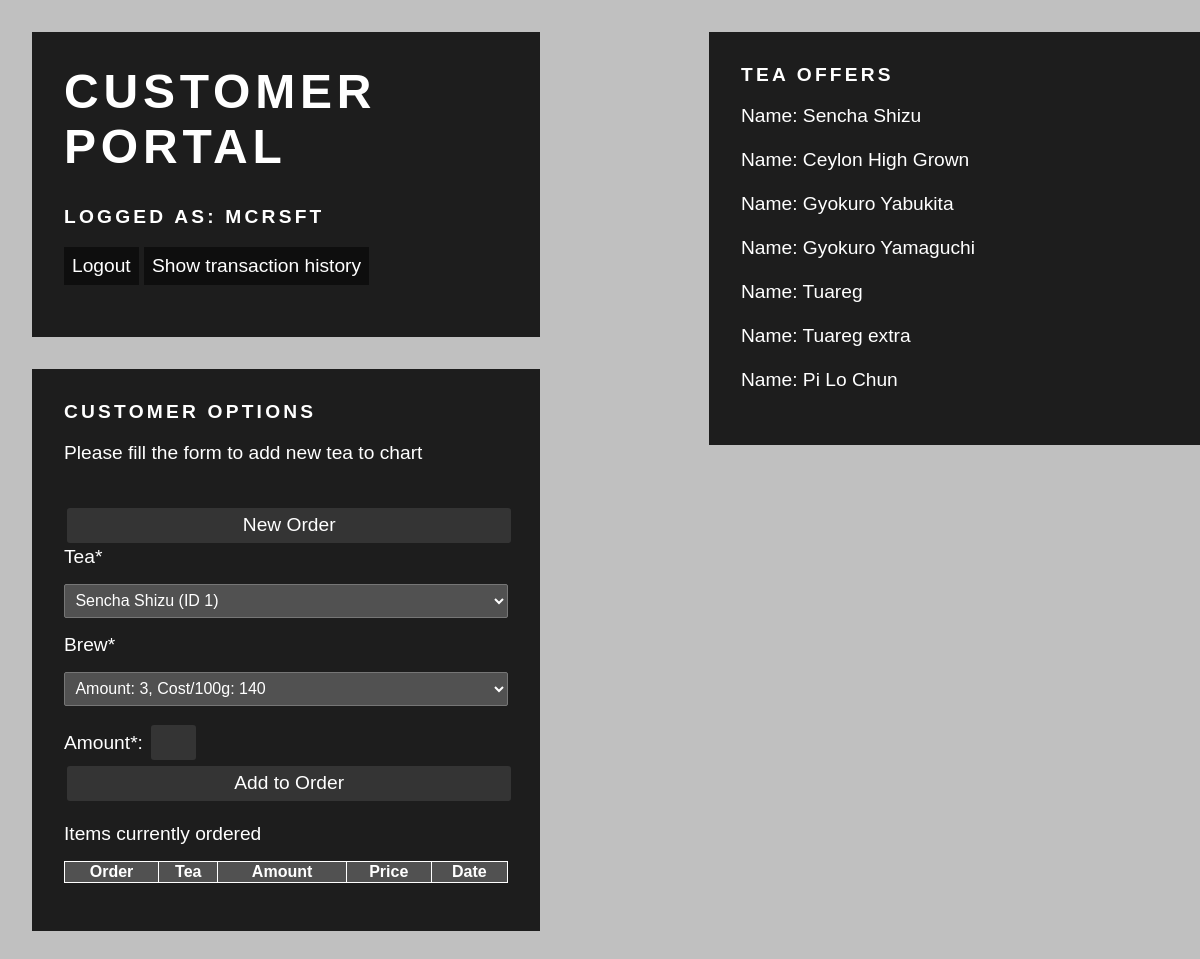
The app's page /customer/index.php (signed in) with its own data.
### tables this page shows
CREATE TABLE Varka
(
  id INTEGER NOT NULL AUTO_INCREMENT,
  cena_100g INTEGER NOT NULL,
  sleva INTEGER NOT NULL,
  mnozstvi INTEGER NOT NULL,
  id_caj INTEGER NOT NULL,
  PRIMARY KEY(id)
);

CREATE TABLE Caj
(
  id INTEGER NOT NULL AUTO_INCREMENT,
  nazev VARCHAR(25) NOT NULL,
  druh VARCHAR(20),
  dodavatel VARCHAR(45) NOT NULL,
  doba_louhovani INTEGER,
  kvalita VARCHAR(10),
  zeme_puvodu VARCHAR(25) NOT NULL,
  nazev_oblasti VARCHAR(25),
  PRIMARY KEY(id)
);

### customer/index.php (the view, shortened to what this page needs)
<html>
<head>
<link rel="stylesheet" href="../css/style.css">
</head>
<body>
<div id="PortalPage">
<h1>Customer portal</h1>
<?php
    $db = mysqli_init();
	if (isset($_SESSION["username"]) && isset($_SESSION["role"])
		&& $_SESSION["role"] == "customer")
	{
		echo "<h3>Logged as: ";
		echo  $_SESSION["username"];
		echo "</h3>";
	}
	else
	{
		header("Location: ../index.php");
	}
?>
<p><a href="../index.php">Logout</a> <a href="transaction_history.php">Show transaction history</a></p>
</div>
<div id="PortalPage">
<h3>Customer options</h3>
<p> Please fill the form to add new tea to chart </p> <br>
<form action="<?=$_SERVER["PHP_SELF"]?>" method="post">
	<input type="submit" name="action" value="New Order"/>
	Tea* <select name = "tea" id = "form-tea" onchange="select_brews()"/>
		<?php
			$sql1 = "SELECT nazev, id FROM Caj;";
			$result = mysqli_query($db, $sql1);
			while ($row = $result->fetch_row()) {
				echo "<option data-id=$row[1] value=$row[0]>$row[0] (ID $row[1])</option>";
			}
		?>
	</select><br>
	Brew* <select name = "brew" id = "form-brews"/>
		<?php
			$sql2 = "SELECT id, mnozstvi, cena_100g, id_caj, sleva FROM Varka;";
			$result = mysqli_query($db, $sql2);
			while ($row = $result->fetch_row()) {
				$new_price = $row[2] * (1 - ($row[4] / 100));
				if ($row[4] == 0) {
					echo "<option name='tea_brew_option' value=$row[0] data-caj=$row[3]>Amount: $row[1], Cost/100g: $row[2] </option>";
				} else {
					echo "<option name='tea_brew_option' value=$row[0] data-caj=$row[3]>Amount: $row[1], Cost/100g: $new_price &nbsp;&nbsp;&nbsp;&nbsp; SALE $row[4]%! Original price: $row[2] </option>";
				}
			}
		?>
	</select><br>
	Amount*: <input type="text" id="amount" name="amount"/> <br>
	<input type="submit" name="action" value="Add to Order"/>
</form>
Items currently ordered
<table>
<tr> <th>Order</th><th>Tea</th><th>Amount</th> <th>Price</th><th>Date</th></tr>
</table>
</div>
<div id="PortalPageRightWrapper">
<div id="PortalPageRight">
<h3>Tea offers</h3>
	<?php
	$tea_query = "SELECT nazev, druh, dodavatel, kvalita, zeme_puvodu, nazev_oblasti FROM Caj;";
	$index = 0;
    $result = mysqli_query($db, $tea_query);
	if ($result !== False) {
		while ($row = $result->fetch_row()) {
			echo "<div id=\"TeaOffer_{$index}\"" . " name='TeaOffer'>";
			echo "Name: {$row[0]}<br>";
			echo '</div>';
			echo '<br>';
			$index += 1;
		}
	}
	echo "</div>";
	echo "</div>";
	?>
</body>
</html>

### css/style.css (style rules this page uses)
input[type=text] { font-family: Agenda-Light, Agenda Light, Agenda, Arial Narrow, sans-serif; width: 50%; display: inline-block; padding: 5px 2px; box-sizing: border-box; border: 0px solid #555; }
body { margin: 0; background: #C0C0C0; }
#PortalPage { font-family: Agenda-Light, Agenda Light, Agenda, Arial Narrow, sans-serif; font-weight:100; background: rgba(0,0,0,0.85); color: white; padding: 2rem; width: 37%; margin:2rem; position: relative; font-size: 1.2rem; }
#PortalPageRightWrapper { position: absolute; top: 0; right: 15px; width: 37%; background: rgba(0,0,0,0); padding-right: 2rem; margin-right:2rem; }
#PortalPageRight { font-family: Agenda-Light, Agenda Light, Agenda, Arial Narrow, sans-serif; font-weight:100; background: rgba(0,0,0,0.85); color: white; width: 100%; position: relative; font-size: 1.2rem; padding: 2rem; margin:2rem; }
h1 { font-size: 3rem; text-transform: uppercase; margin-top: 0; letter-spacing: .3rem; }
h3 { font-size: 1.2rem; text-transform: uppercase; margin-top: 0; letter-spacing: .2rem; }
table { width: 100%; padding: .4rem; margin: 1rem auto; font-size: 1rem; background: rgba(255,255,255,0.23); color: #fff; border-radius: 2px; border-collapse: collapse; }
th, td { border: 1px solid white; }
select { width: 100%; padding: .4rem; margin: 1rem auto; font-size: 1rem; background: rgba(255,255,255,0.23); color: #fff; border-radius: 2px; border-collapse: collapse; }
option { background: gray; color: #fff; }
a { display: inline-block; color: #fff; text-decoration: none; background:rgba(0,0,0,0.5); padding: .5rem; transition: .6s background; }
#PortalPage input[name="amount"] { width: 10%; }
#PortalPage input { width: 100%; padding: .4rem; border: none; margin: 0.2rem; font-size: 1.2rem; background: rgba(255,255,255,0.10); color: #fff; border-radius: 3px; cursor: pointer; transition: .3s background; }

### records on screen
varka: brew "Amount: 3, Cost/100g: 140"
caj: nazev "Sencha Shizu"
caj: nazev "Ceylon High Grown"
caj: nazev "Gyokuro Yabukita"
caj: nazev "Gyokuro Yamaguchi"
caj: nazev "Tuareg"
caj: nazev "Tuareg extra"
caj: nazev "Pi Lo Chun"

### other values on screen
$_SESSION["username"] "MCRSFT"
form field tea "Sencha Shizu (ID 1)"
